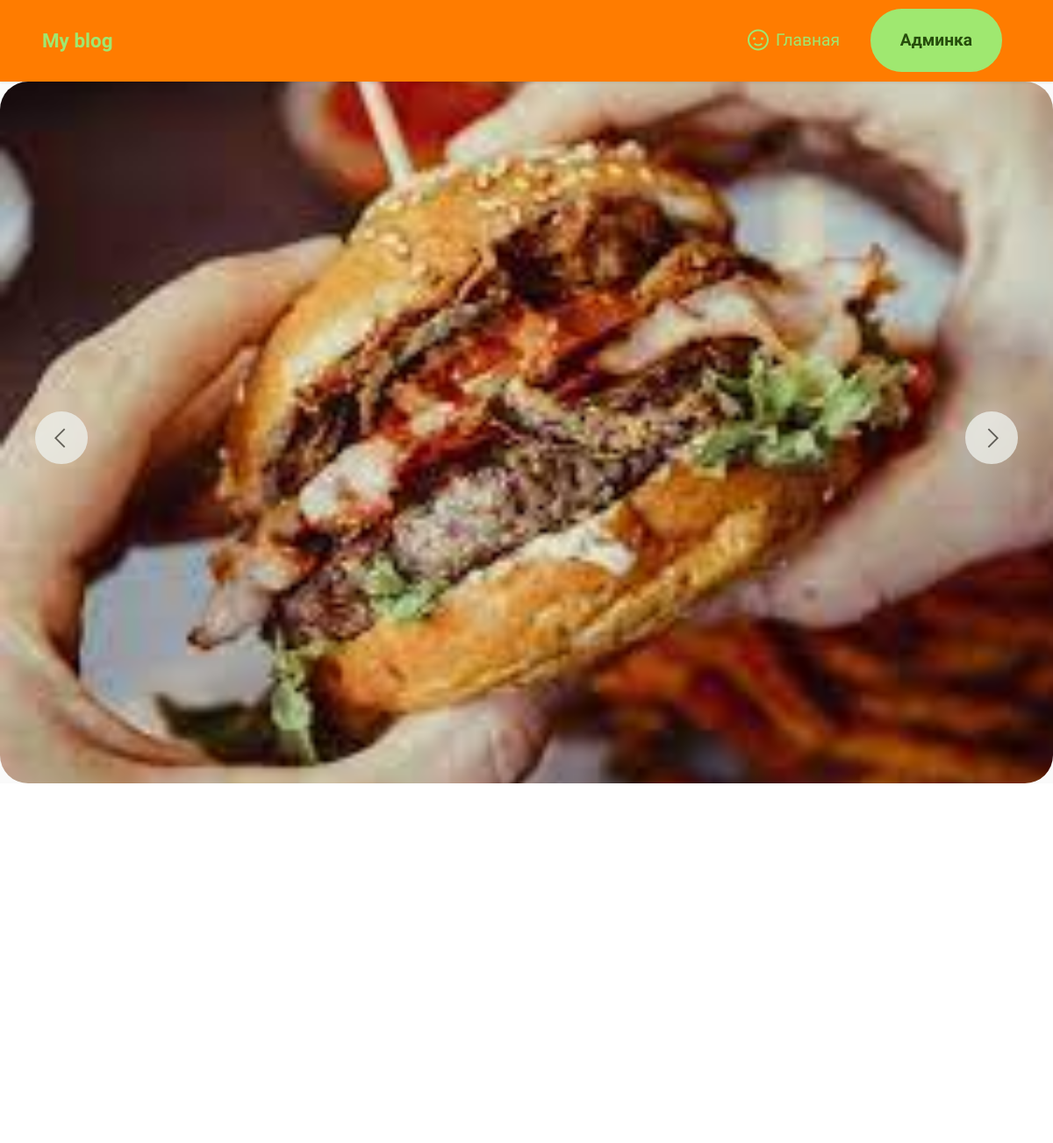
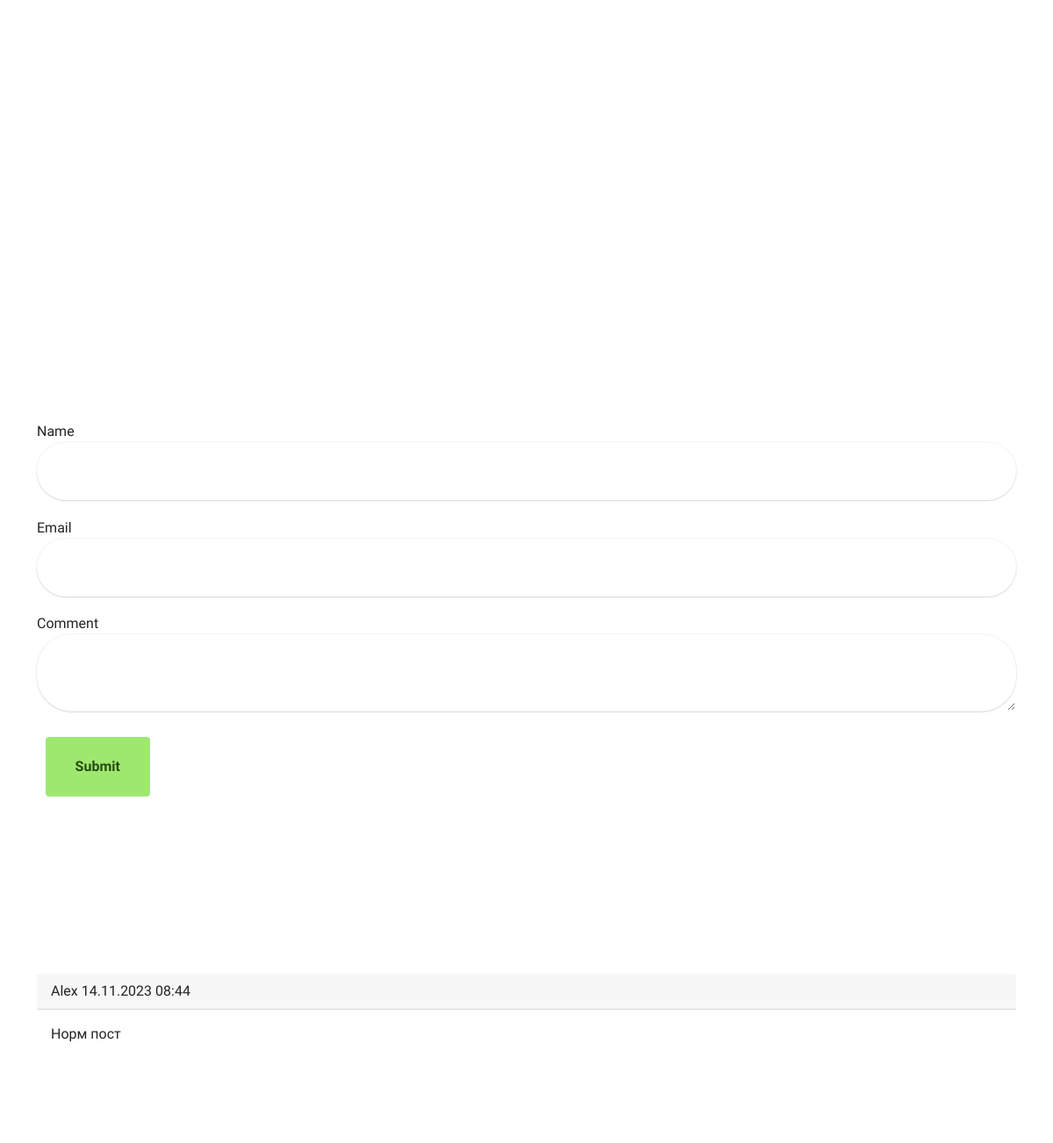
The app's page /post/1/ (signed in) with its own data (2 pictures, top to bottom).
### postapp/models.py (models this page shows, shortened)
class ImagesPost(models.Model):
    post = models.ForeignKey(Post, on_delete=models.CASCADE, related_name='images')
    image = models.ImageField(upload_to='post/images')

class Comment(models.Model):
    post = models.ForeignKey(Post, on_delete=models.CASCADE)
    name = models.CharField(max_length=255)
    email = models.EmailField(null=True, blank=True)
    body = models.TextField()
    publish = models.DateTimeField(default=timezone.now)
    created_at = models.DateTimeField(auto_now_add=True)
    updated_at = models.DateTimeField(auto_now=True)
    class Meta:
        ordering = ('-publish',) # Делаем сортировку по дате публикации
        indexes = (
            models.Index(fields=['-publish']), # Добавляем индексы для ускорения работы с базой данных
        )

### postapp/views.py (the view, shortened to what this page needs)
# urls.py: path('post/<int:post_id>/', PostView.as_view(), name='post'),
class PostView(View):
    def get(self, request, post_id):
        commentform = CommentsForms()
        posts = Post.published.get(id=post_id)
        comments = Comment.objects.filter(post=posts)
        context = {
            'title': 'Пост',
            'posts': posts,
            'form': commentform,
            'comments': comments,
        }
        return render(request, 'postapp/post.html', context=context)

### postapp/forms.py
class CommentsForms(ModelForm):
    class Meta:
        model = Comment
        fields = ['name', 'email', 'body']

### postapp/models.py (called while the page is built)
    def get_queryset(self):
        return super().get_queryset().filter(status=Post.Status.PUBLISHED)

### postapp/templates/postapp/post.html (shortened to what this page needs)
{% extends 'postapp/base.html' %}
{% load static %}
{% block content %}
  {% block css %}
      <link rel="stylesheet" href="{% static 'assets1/web/assets/mobirise-icons2/mobirise2.css' %}">
      <link rel="stylesheet" href="{% static 'assets1/bootstrap/css/bootstrap.min.css' %}">
      <link rel="stylesheet" href="{% static 'assets1/bootstrap/css/bootstrap-grid.min.css' %}">
      <link rel="stylesheet" href="{% static 'assets1/bootstrap/css/bootstrap-reboot.min.css' %}">
      <link rel="stylesheet" href="{% static 'assets1/theme/css/style.css' %}">
      <link rel="preload" as="style" href="{% static 'assets1/mobirise/css/mbr-additional.css' %}"><link rel="stylesheet" href="{% static 'assets1/mobirise/css/mbr-additional.css' %}" type="text/css">
  {% endblock %}
  <section data-bs-version="5.1" class="slider1 cid-tVvjgw5Gg1" id="slider1-0">
    <div class="carousel slide" id="tVvjy2G5Yb" data-interval="5000" data-bs-interval="5000">
      <ol class="carousel-indicators">
      </ol>
      <div class="carousel-inner">
        {% for image in posts.images.all %}
          <div class="carousel-item slider-image item {% if forloop.first %}active{% endif %}">
            <div class="item-wrapper">
              <img class="d-block w-100" src="{{ image.image.url }}" alt="Mobirise Website Builder">
              <div class="carousel-caption">
              </div>
            </div>
          </div>
        {% endfor %}
      </div>
      <a class="carousel-control carousel-control-prev" role="button" data-slide="prev" data-bs-slide="prev" href="#tVvjy2G5Yb">
        <span class="mobi-mbri mobi-mbri-arrow-prev" aria-hidden="true"></span>
      </a>
      <a class="carousel-control carousel-control-next" role="button" data-slide="next" data-bs-slide="next" href="#tVvjy2G5Yb">
        <span class="mobi-mbri mobi-mbri-arrow-next" aria-hidden="true"></span>
      </a>
    </div>
  </section>
    <section data-bs-version="5.1" class="image2 cid-tVvjtJegyJ" id="image2-1">
        <div class="container">
            <div class="row align-items-center">
                <div class="col-12 col-lg-6">
                    <div class="image-wrapper">
                    </div>
                </div>
                <div class="col-12 col-lg">
                    <div class="text-wrapper">
                    </div>
                </div>
            </div>
        </div>
    </section><section class="display-7" style="padding: 0;align-items: center;justify-content: center;flex-wrap: wrap;    align-content: center;display: flex;position: relative;height: 4rem;"></section>
    <section data-bs-version="5.1" class="image2 cid-tVvjtJegyJ" id="image2-1">
        <div class="container-md">
            <form method="post" class="comment-form" action="{% url 'postapp:post' posts.id %}">
                <div class="form-group">
                    <label for="name">Name</label>
                    <input type="text" class="form-control" id="name" name="name" value="{{ form.name.value|default:'' }}">
                </div>
                <div class="form-group">
                    <label for="email">Email</label>
                    <input type="email" class="form-control" id="email" name="email" value="{{ form.email.value|default:'' }}">
                </div>
                <div class="form-group">
                    <label for="body">Comment</label>
                    <textarea class="form-control" id="body" name="body">{{ form.body.value|default:'' }}</textarea>
                </div>
                <button type="submit" class="btn btn-primary">Submit</button>
            </form>
        </div>
    </section>
    <section data-bs-version="5.1" class="image2 cid-tVvjtJegyJ" id="image2-1">
        <div class="container-md">
            {% for comment in comments %}
                <div class="card">
                    <div class="card-header">
                        {{ comment.name }}
                        {{ comment.publish|date:"d.m.Y H:i" }}
                    </div>
                    <div class="card-body">
                        {{ comment.body }}
                    </div>
                </div>
            {% endfor %}
        </div>
    </section>
{% endblock %}

### static/assets/theme/css/style.css (style rules this page uses)
section { background-color: #ffffff; }
button { background-color: transparent; border-color: transparent; }
.embla__button, .carousel-control { background-color: #edefea !important; opacity: 0.8 !important; color: #464845 !important; border-color: #edefea !important; }
section, .container, .container-fluid { position: relative; word-wrap: break-word; }
a { font-style: normal; font-weight: 400; cursor: pointer; }
a, a:hover { text-decoration: none; }
h1, h2, h3, h4, h5, h6, .display-1, .display-2, .display-4, .display-5, .display-7, span, p, a { line-height: 1; word-break: break-word; word-wrap: break-word; font-weight: 400; }
section { background-position: 50% 50%; background-repeat: no-repeat; background-size: cover; }
img, iframe { display: block; width: 100%; }
.card { background-color: transparent; border: none; }
.btn { font-weight: 600; border-width: 1px; font-style: normal; margin: 0.6rem 0.6rem; white-space: normal; transition: all 0.2s ease-in-out; display: inline-flex; align-items: center; justify-content: center; word-break: break-word; }
[type=submit] { -webkit-appearance: none; }
.row { display: -webkit-flex; -webkit-flex-wrap: wrap; }
.carousel-control { z-index: 10; display: -webkit-flex; }
.carousel-item { text-align: center; }
.carousel-item img { margin: auto; }
.carousel-item.active, .carousel-item-next, .carousel-item-prev { display: flex; }
html, body { height: auto; min-height: 100vh; }
.form-control { background-color: #ffffff; background-clip: border-box; color: #232323; line-height: 1rem !important; height: auto; padding: 1.2rem 2rem; transition: border-color 0.25s ease 0s; border: 1px solid transparent !important; border-radius: 4px; box-shadow: rgba(0, 0, 0, 0.07) 0px 1px 1px 0px, rgba(0, 0, 0, 0.07) 0px 1px 3px 0px, rgba(0, 0, 0, 0.03) 0px 0px 0px 1px; }
.row > * { padding-right: 1rem; padding-left: 1rem; }
textarea.form-control { line-height: 1.5rem !important; }
.form-group { margin-bottom: 1.2rem; }
.form-control, form .btn { min-height: 48px; }
ul, ol, pre, blockquote { margin-bottom: 2.3125rem; }
.container, .container-fluid { padding-left: 16px; padding-right: 16px; }
.row { margin-left: -16px; margin-right: -16px; }
.row > [class*=col] { padding-left: 16px; padding-right: 16px; }
.item { position: relative; }

### static/assets/mobirise/css/mbr-additional.css (style rules this page uses)
.btn { border-width: 2px; }
img, .card-wrap, .card-wrapper, .video-wrapper, .mbr-figure iframe, .google-map iframe, .slide-content, .plan, .card, .item-wrapper { border-radius: 2rem !important; }
.display-7 { font-family: 'Lobster', display; font-size: 1.4rem; line-height: 1.3; }
.btn { padding: 1.25rem 2rem; border-radius: 4px; }
.btn-primary, .btn-primary:active { background-color: #9fe870 !important; border-color: #9fe870 !important; color: #264d0c !important; box-shadow: none; }
a, a:hover { color: #9fe870; }
.form-control { font-family: 'Lobster', display; font-size: 1.4rem; line-height: 1.3; font-weight: 400; border-radius: 40px !important; }
a { transition: color 0.6s; }

### records on screen
ImagesPost: image (picture)
Comment: name "Alex", publish "14.11.2023 08:44", body "Норм пост"
